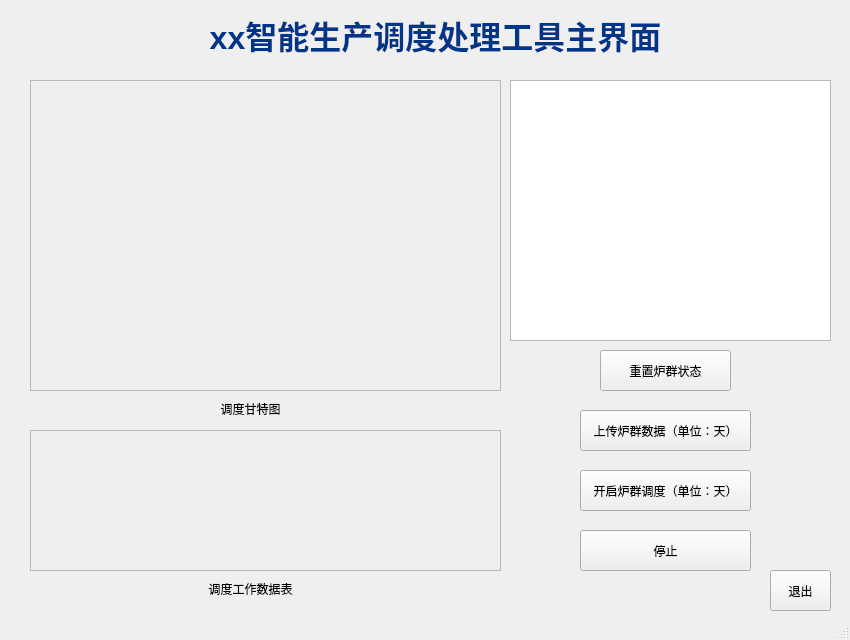
<?xml version="1.0" encoding="UTF-8"?>
<ui version="4.0">
 <class>MainWindow</class>
 <widget class="QMainWindow" name="MainWindow">
  <property name="geometry">
   <rect>
    <x>0</x>
    <y>0</y>
    <width>850</width>
    <height>640</height>
   </rect>
  </property>
  <property name="sizePolicy">
   <sizepolicy hsizetype="Fixed" vsizetype="Fixed">
    <horstretch>0</horstretch>
    <verstretch>0</verstretch>
   </sizepolicy>
  </property>
  <property name="minimumSize">
   <size>
    <width>850</width>
    <height>640</height>
   </size>
  </property>
  <property name="maximumSize">
   <size>
    <width>850</width>
    <height>640</height>
   </size>
  </property>
  <property name="font">
   <font/>
  </property>
  <property name="windowTitle">
   <string>xx智能生产调度处理工具</string>
  </property>
  <property name="windowIcon">
   <iconset>
    <normaloff>image/ecust.png</normaloff>image/ecust.png</iconset>
  </property>
  <widget class="QWidget" name="centralwidget">
   <widget class="QLabel" name="label">
    <property name="geometry">
     <rect>
      <x>10</x>
      <y>0</y>
      <width>61</width>
      <height>71</height>
     </rect>
    </property>
    <property name="text">
     <string/>
    </property>
    <property name="pixmap">
     <pixmap>image/ecust.png</pixmap>
    </property>
   </widget>
   <widget class="QLabel" name="title">
    <property name="geometry">
     <rect>
      <x>150</x>
      <y>10</y>
      <width>571</width>
      <height>51</height>
     </rect>
    </property>
    <property name="text">
     <string>&lt;html&gt;&lt;head/&gt;&lt;body&gt;&lt;p align=&quot;center&quot;&gt;&lt;span style=&quot; font-size:24pt; font-weight:700; color:#003588;&quot;&gt;xx智能生产调度处理工具主界面&lt;/span&gt;&lt;/p&gt;&lt;/body&gt;&lt;/html&gt;</string>
    </property>
    <property name="textFormat">
     <enum>Qt::AutoText</enum>
    </property>
    <property name="scaledContents">
     <bool>false</bool>
    </property>
   </widget>
   <widget class="QPushButton" name="resetButt">
    <property name="geometry">
     <rect>
      <x>600</x>
      <y>350</y>
      <width>131</width>
      <height>41</height>
     </rect>
    </property>
    <property name="text">
     <string>重置炉群状态</string>
    </property>
   </widget>
   <widget class="QPushButton" name="uploadbutt">
    <property name="geometry">
     <rect>
      <x>580</x>
      <y>410</y>
      <width>171</width>
      <height>41</height>
     </rect>
    </property>
    <property name="text">
     <string>上传炉群数据（单位：天）</string>
    </property>
   </widget>
   <widget class="QPushButton" name="startButt">
    <property name="geometry">
     <rect>
      <x>580</x>
      <y>470</y>
      <width>171</width>
      <height>41</height>
     </rect>
    </property>
    <property name="text">
     <string>开启炉群调度（单位：天）</string>
    </property>
   </widget>
   <widget class="QPushButton" name="stopButt">
    <property name="geometry">
     <rect>
      <x>580</x>
      <y>530</y>
      <width>171</width>
      <height>41</height>
     </rect>
    </property>
    <property name="text">
     <string>停止</string>
    </property>
   </widget>
   <widget class="QFrame" name="frameGante">
    <property name="geometry">
     <rect>
      <x>30</x>
      <y>80</y>
      <width>471</width>
      <height>311</height>
     </rect>
    </property>
    <property name="frameShape">
     <enum>QFrame::StyledPanel</enum>
    </property>
    <property name="frameShadow">
     <enum>QFrame::Raised</enum>
    </property>
   </widget>
   <widget class="QTableWidget" name="parameters">
    <property name="geometry">
     <rect>
      <x>510</x>
      <y>80</y>
      <width>321</width>
      <height>261</height>
     </rect>
    </property>
   </widget>
   <widget class="QFrame" name="frameData">
    <property name="geometry">
     <rect>
      <x>30</x>
      <y>430</y>
      <width>471</width>
      <height>141</height>
     </rect>
    </property>
    <property name="frameShape">
     <enum>QFrame::StyledPanel</enum>
    </property>
    <property name="frameShadow">
     <enum>QFrame::Raised</enum>
    </property>
   </widget>
   <widget class="QLabel" name="schedulingGante">
    <property name="geometry">
     <rect>
      <x>190</x>
      <y>400</y>
      <width>121</width>
      <height>16</height>
     </rect>
    </property>
    <property name="text">
     <string>&lt;html&gt;&lt;head/&gt;&lt;body&gt;&lt;p align=&quot;center&quot;&gt;调度甘特图&lt;/p&gt;&lt;/body&gt;&lt;/html&gt;</string>
    </property>
   </widget>
   <widget class="QLabel" name="schedulingTable">
    <property name="geometry">
     <rect>
      <x>190</x>
      <y>580</y>
      <width>121</width>
      <height>16</height>
     </rect>
    </property>
    <property name="text">
     <string>&lt;html&gt;&lt;head/&gt;&lt;body&gt;&lt;p align=&quot;center&quot;&gt;调度工作数据表&lt;/p&gt;&lt;/body&gt;&lt;/html&gt;</string>
    </property>
   </widget>
   <widget class="QPushButton" name="exit">
    <property name="geometry">
     <rect>
      <x>770</x>
      <y>570</y>
      <width>61</width>
      <height>41</height>
     </rect>
    </property>
    <property name="text">
     <string>退出</string>
    </property>
   </widget>
  </widget>
  <widget class="QMenuBar" name="menubar">
   <property name="geometry">
    <rect>
     <x>0</x>
     <y>0</y>
     <width>850</width>
     <height>24</height>
    </rect>
   </property>
  </widget>
  <widget class="QStatusBar" name="statusbar"/>
 </widget>
 <resources/>
 <connections/>
</ui>
